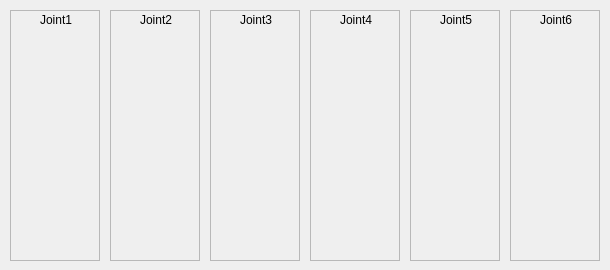
<?xml version="1.0" encoding="UTF-8"?>
<ui version="4.0">
 <class>JointPosFed</class>
 <widget class="QWidget" name="JointPosFed">
  <property name="geometry">
   <rect>
    <x>0</x>
    <y>0</y>
    <width>610</width>
    <height>270</height>
   </rect>
  </property>
  <property name="windowTitle">
   <string>Form</string>
  </property>
  <widget class="QScrollArea" name="scrollAreaJoint1">
   <property name="geometry">
    <rect>
     <x>10</x>
     <y>10</y>
     <width>90</width>
     <height>251</height>
    </rect>
   </property>
   <property name="widgetResizable">
    <bool>true</bool>
   </property>
   <widget class="QWidget" name="scrollAreaWidgetContents_J1">
    <property name="geometry">
     <rect>
      <x>0</x>
      <y>0</y>
      <width>88</width>
      <height>249</height>
     </rect>
    </property>
    <widget class="QLabel" name="label_J1">
     <property name="geometry">
      <rect>
       <x>0</x>
       <y>0</y>
       <width>90</width>
       <height>17</height>
      </rect>
     </property>
     <property name="text">
      <string>Joint1</string>
     </property>
     <property name="alignment">
      <set>Qt::AlignCenter</set>
     </property>
    </widget>
   </widget>
  </widget>
  <widget class="QScrollArea" name="scrollAreaJoint2">
   <property name="geometry">
    <rect>
     <x>110</x>
     <y>10</y>
     <width>90</width>
     <height>251</height>
    </rect>
   </property>
   <property name="widgetResizable">
    <bool>true</bool>
   </property>
   <widget class="QWidget" name="scrollAreaWidgetContents_J2">
    <property name="geometry">
     <rect>
      <x>0</x>
      <y>0</y>
      <width>88</width>
      <height>249</height>
     </rect>
    </property>
    <widget class="QLabel" name="label_J2">
     <property name="geometry">
      <rect>
       <x>0</x>
       <y>0</y>
       <width>90</width>
       <height>17</height>
      </rect>
     </property>
     <property name="text">
      <string>Joint2</string>
     </property>
     <property name="alignment">
      <set>Qt::AlignCenter</set>
     </property>
    </widget>
   </widget>
  </widget>
  <widget class="QScrollArea" name="scrollAreaJoint3">
   <property name="geometry">
    <rect>
     <x>210</x>
     <y>10</y>
     <width>90</width>
     <height>251</height>
    </rect>
   </property>
   <property name="widgetResizable">
    <bool>true</bool>
   </property>
   <widget class="QWidget" name="scrollAreaWidgetContents_J3">
    <property name="geometry">
     <rect>
      <x>0</x>
      <y>0</y>
      <width>88</width>
      <height>249</height>
     </rect>
    </property>
    <widget class="QLabel" name="label_J3">
     <property name="geometry">
      <rect>
       <x>0</x>
       <y>0</y>
       <width>90</width>
       <height>17</height>
      </rect>
     </property>
     <property name="text">
      <string>Joint3</string>
     </property>
     <property name="alignment">
      <set>Qt::AlignCenter</set>
     </property>
    </widget>
   </widget>
  </widget>
  <widget class="QScrollArea" name="scrollAreaJoint4">
   <property name="geometry">
    <rect>
     <x>310</x>
     <y>10</y>
     <width>90</width>
     <height>251</height>
    </rect>
   </property>
   <property name="widgetResizable">
    <bool>true</bool>
   </property>
   <widget class="QWidget" name="scrollAreaWidgetContents_J4">
    <property name="geometry">
     <rect>
      <x>0</x>
      <y>0</y>
      <width>88</width>
      <height>249</height>
     </rect>
    </property>
    <widget class="QLabel" name="label_J4">
     <property name="geometry">
      <rect>
       <x>0</x>
       <y>0</y>
       <width>90</width>
       <height>17</height>
      </rect>
     </property>
     <property name="text">
      <string>Joint4</string>
     </property>
     <property name="alignment">
      <set>Qt::AlignCenter</set>
     </property>
    </widget>
   </widget>
  </widget>
  <widget class="QScrollArea" name="scrollAreaJoint5">
   <property name="geometry">
    <rect>
     <x>410</x>
     <y>10</y>
     <width>90</width>
     <height>251</height>
    </rect>
   </property>
   <property name="widgetResizable">
    <bool>true</bool>
   </property>
   <widget class="QWidget" name="scrollAreaWidgetContents_J5">
    <property name="geometry">
     <rect>
      <x>0</x>
      <y>0</y>
      <width>88</width>
      <height>249</height>
     </rect>
    </property>
    <widget class="QLabel" name="label_J5">
     <property name="geometry">
      <rect>
       <x>0</x>
       <y>0</y>
       <width>90</width>
       <height>17</height>
      </rect>
     </property>
     <property name="text">
      <string>Joint5</string>
     </property>
     <property name="alignment">
      <set>Qt::AlignCenter</set>
     </property>
    </widget>
   </widget>
  </widget>
  <widget class="QScrollArea" name="scrollAreaJoint6">
   <property name="geometry">
    <rect>
     <x>510</x>
     <y>10</y>
     <width>90</width>
     <height>251</height>
    </rect>
   </property>
   <property name="widgetResizable">
    <bool>true</bool>
   </property>
   <widget class="QWidget" name="scrollAreaWidgetContents_J6">
    <property name="geometry">
     <rect>
      <x>0</x>
      <y>0</y>
      <width>88</width>
      <height>249</height>
     </rect>
    </property>
    <widget class="QLabel" name="label_J6">
     <property name="geometry">
      <rect>
       <x>0</x>
       <y>0</y>
       <width>90</width>
       <height>17</height>
      </rect>
     </property>
     <property name="text">
      <string>Joint6</string>
     </property>
     <property name="alignment">
      <set>Qt::AlignCenter</set>
     </property>
    </widget>
   </widget>
  </widget>
 </widget>
 <resources/>
 <connections/>
</ui>
